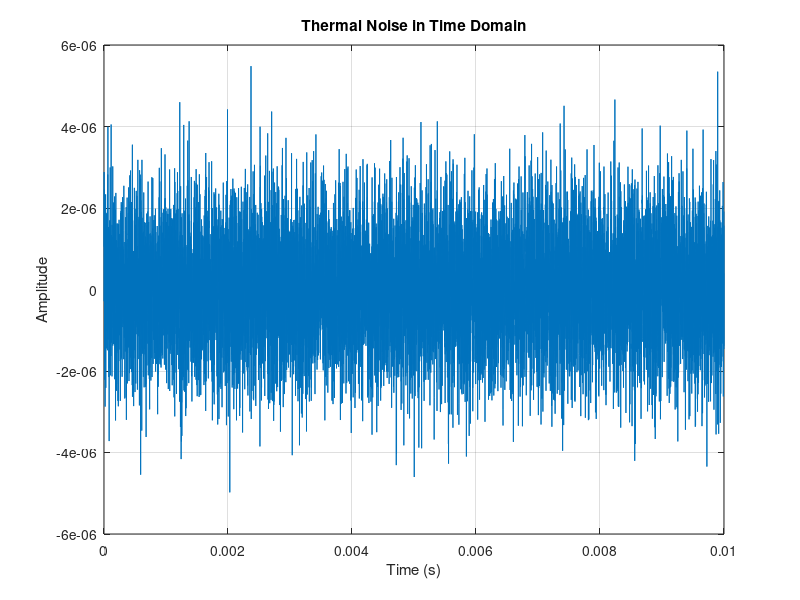
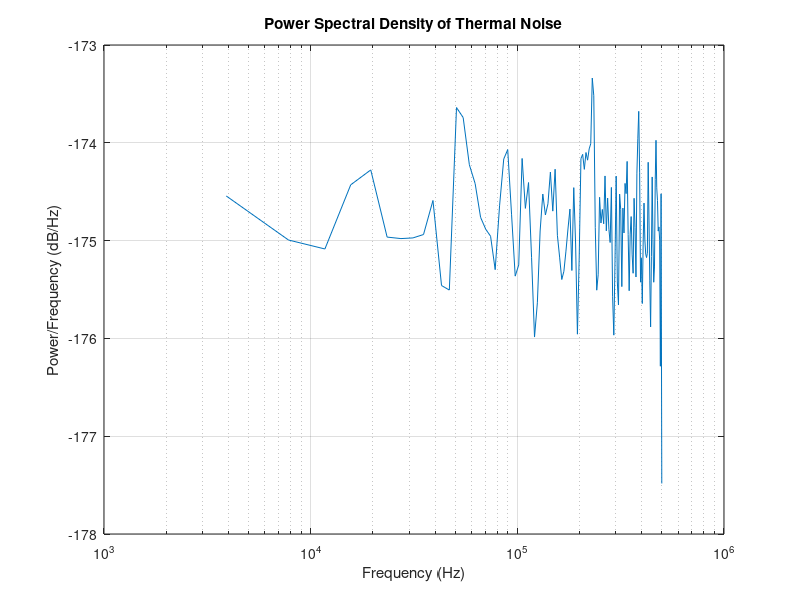

Reproduce these figures in MATLAB, in order.
clc;
clear;
close all;

% Parameters
B = 1e6;          % Bandwidth (1 MHz)
R = 100;          % Resistance (Ohms)
T = 300;          % Temperature (Kelvin)
k = 1.38e-23;     % Boltzmann constant

n_samples = 10000;

% Time vector
time = 0 : 1/B : (n_samples-1) / B;

% Generate Thermal Noise
thermal_noise = sqrt(4 * k * T * R * B) * randn(1, n_samples);

% Plot in time domain
figure;
plot(time, thermal_noise);
title('Thermal Noise in Time Domain');
xlabel('Time (s)');
ylabel('Amplitude');
grid on;

% Power Spectral Density (PSD)
[psd, freq] = pwelch(thermal_noise, [], [], [], B);

% Plot PSD
figure;
semilogx(freq, 10*log10(psd));
title('Power Spectral Density of Thermal Noise');
xlabel('Frequency (Hz)');
ylabel('Power/Frequency (dB/Hz)');
grid on;
